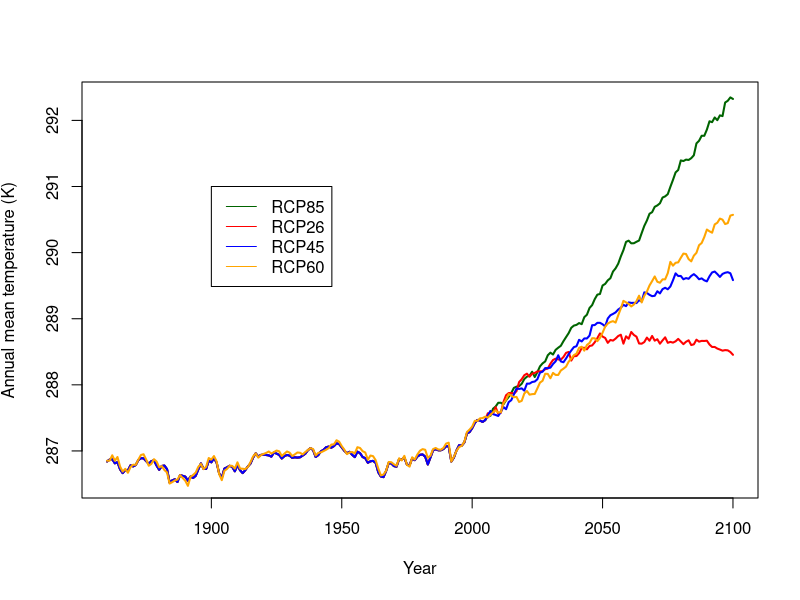
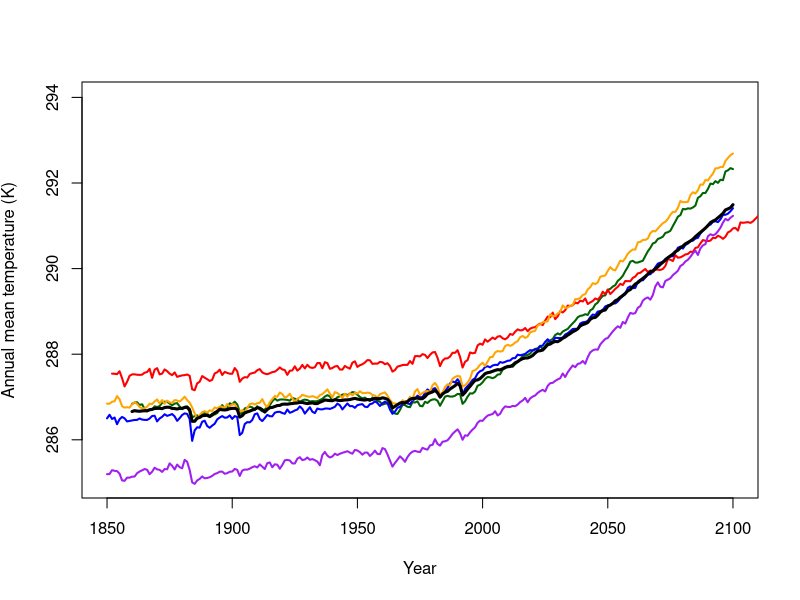

Source code (R) for these figures, in order: (Note: this script raises an error after producing the figures.)
#---
# title: "R Practical 3 - exploring RCP scenarios"

# Tom Matthews (Original author: Tom Pugh)
# 29.09.20
#---

# Remember, these practicals are your record of the operations and calculations
# that you have made. In this way, you have a recipe of all the operations to recreate a
# particular plot or number. This means that you can very quickly rerun it at
# any time, and more importantly, change and/or correct it and rerun it with
# very little effort. It will save you a lot of time in the long run!

# The aims of this practical are twofold:

# 1) Cement the R skills you need for the rest of this module.

# 2) Explore the implications of different climate scenarios for important climate variables such as temperature.


## Exploring global temperature changes ---

# In Practical 1 you made line plots of global CO2 equivalent concentrations for
# different RCPs.In this week's practical folder there are data for lots of different Global Climate
# Models. Lets set the working directory to this week's folder.

setwd("/home/jovyan/Earth_Systems_Practical3")

#As a first step you are going to make similar plots to those in Practical 1 to
#assess how the predictions of a specific GCM (HadGEM2-ES) vary for different
#RCP scenarios.

#Plot all the RCPs for HadGEM2-ES
tas_rcp85_hadgem = read.table("global_tas_Amon_HadGEM2-ES_rcp85_ave_annual.txt",header=TRUE,skip=1)

#We plot the first set of data using the plot() function
plot(x=tas_rcp85_hadgem$Year, y=tas_rcp85_hadgem$Temp.K., xlab="Year", 
     ylab=expression("Annual mean temperature (K)"), type='l', lwd=2, col="darkgreen")

#And then we can add on the other data to this plot using the lines() function. This should be
#familiar to you from the previous practicals.
tas_rcp26_hadgem = read.table("global_tas_Amon_HadGEM2-ES_rcp26_ave_annual.txt",header=TRUE,skip=1)

lines(x=tas_rcp26_hadgem$Year, y=tas_rcp26_hadgem$Temp.K.,col="red", type='l', lwd=2)

tas_rcp45_hadgem = read.table("global_tas_Amon_HadGEM2-ES_rcp45_ave_annual.txt",header=TRUE,skip=1)

lines(x=tas_rcp45_hadgem$Year, y=tas_rcp45_hadgem$Temp.K.,col="blue", type='l', lwd=2)

tas_rcp60_hadgem = read.table("global_tas_Amon_HadGEM2-ES_rcp60_ave_annual.txt",header=TRUE,skip=1)

lines(x=tas_rcp60_hadgem$Year, y=tas_rcp60_hadgem$Temp.K.,col="orange", type='l', lwd=2)

#we will also add a legend - we can do this by using the legend() function. The first two arguments
#tell the function where we want the legend to be (in relation to the x and y axis) and the other arguments
#relate to what we want the legend to show.
#As with all functions, use ?legend to bring up a full list of the arguments for the function and what they
#all do etc.

?legend

#Play around with the first two arguments to try and move the legend to the top left corner

legend(1900, 291, legend=c("RCP85", "RCP26", "RCP45", "RCP60"), 
       col=c("darkgreen", "red", "blue", "orange"), lty = 1)

#QUESTION: How do the predictions vary in terms of temperature changes for the different RCPs? 


#We can then have a look at how the predictions of different GCMs differ for the same RCP

#hadgem2-es
plot(x=tas_rcp85_hadgem$Year, y=tas_rcp85_hadgem$Temp.K., xlab="Year", 
     ylab=expression("Annual mean temperature (K)"), type='l', lwd=2, col="darkgreen",ylim=c(285,294),xlim=c(1850,2100))

#GISS
tas_rcp85_giss = read.table("global_tas_Amon_GISS-E2-R_rcp85_r1i1p1_annual.txt",header=TRUE,skip=1)
lines(x=tas_rcp85_giss$Year, y=tas_rcp85_giss$Temp.K.,col="red", type='l', lwd=2)

#CCSM4
tas_rcp85_ccsm = read.table("global_tas_Amon_CCSM4_rcp85_ave_annual.txt",header=TRUE,skip=1)
lines(x=tas_rcp85_ccsm$Year, y=tas_rcp85_ccsm$Temp.K.,col="blue", type='l', lwd=2)

#CanESM
tas_rcp85_canesm = read.table("global_tas_Amon_CanESM2_rcp85_ave_annual.txt",header=TRUE,skip=1)
lines(x=tas_rcp85_canesm$Year, y=tas_rcp85_canesm$Temp.K.,col="orange", type='l', lwd=2)

#IPSL
tas_rcp85_ipsl = read.table("global_tas_Amon_IPSL-CM5A-LR_rcp85_ave_annual.txt",header=TRUE,skip=1)
lines(x=tas_rcp85_ipsl$Year, y=tas_rcp85_ipsl$Temp.K.,col="purple", type='l', lwd=2)

#lets also plot an average (mean) of the different RCPs as black line
tas_rcp85_mean = read.table("global_tas_Amon_modmean_rcp85_000_annual.txt",header=TRUE,skip=1)
lines(x=tas_rcp85_mean$Year, y=tas_rcp85_mean$Temp.K.,col="black", type='l', lwd=3)

##CODE IT YOURSELF: have a go at adding a legend for this plot, using the legend code above
#as a guide

legend()

#QUESTION: how would you interpret this plot if you were summarizing it for a policy maker?


#We can also make other plots that can help us understand how global climate may change
#under different future scenarios. For example,

#What is the relationship between CO2 concentration and temperature for RCP85 and a particular GCM?

co2_conc_rcp85 <- read.table("RCP85_MIDYR_CONC_CO2.txt",header=TRUE)

plot(x=co2_conc_rcp85$CO2.ppm., y=tas_rcp85_ccsm$Temp.K., xlab="CO2 mixing ratio", 
     ylab=expression("Annual mean temperature (K)"), type='p', lwd=2, col="darkgreen")

#What about the relationship of CO2 emissions to temperature?

co2_emiss_rcp85 = read.table("RCP85_EMISSIONS_FOSSILCO2.txt",header=TRUE)

plot(x=co2_emiss_rcp85$FOSSILCO2.GtC.yr., y=tas_rcp85_ccsm$Temp.K., xlab="CO2 emissions", 
     ylab=expression("Annual mean temperature (K)"), type='p', lwd=2, col="darkgreen")

## Spatial Variation in Climate Predictions
# It's now time to look at how these changes play out spatially. In the
# working directory you will find netcdf files containing
# outputs from the HadGEM2-ES GCM. We will first read in and
# plot a map of global temperature ("tas", see the data catalogue for a list of
# what the filenames mean) for 1970-1999.

#we will do this using the same code as from last week's practical, so make sure
#to go through that if you have not already done so. Also, if anything is not clear
#go back and check through the notes from last week to refresh.

#these package should all be installed from last week but if they are not, remember
#to use install.packages("name") to install each one individually

#install.packages("ncdf4")

library("ncdf4")

library("fields")

library("viridis")

library("maps")

file_tas_hadgem_1970_1999 <- nc_open('tas_HadGEM2-ES_historical_r1i1p1_ext1970-1999_ann_mean_1deg.nc')

lat_hadgem_1970_1999 <- ncvar_get(nc=file_tas_hadgem_1970_1999, varid='lat')

lon_hadgem_1970_1999 <- ncvar_get(nc=file_tas_hadgem_1970_1999,varid='lon')

tas_hadgem_1970_1999 <- ncvar_get(nc=file_tas_hadgem_1970_1999, varid='tas')

nc_close(file_tas_hadgem_1970_1999)

image.plot(tas_hadgem_1970_1999)

#as we saw last week, the data are all upside down so we need to flip them again.

tas_hadgem_1970_1999_flip <- tas_hadgem_1970_1999[,180:1]

lat_hadgem_1970_1999_flip <- lat_hadgem_1970_1999[180:1]


image.plot(lon_hadgem_1970_1999, lat_hadgem_1970_1999_flip, tas_hadgem_1970_1999_flip, 
           col=viridis(256), xlab="", ylab="", main="Mean surface temperature, HagGEM2-ES, 1970-1999", 
           legend.lab="K", legend.line=4, legend.mar=7)

map(database = 'world', add = T, lwd=1.5)

#This should look like what we would expect for spatial variation in temperature across the globe. 
#Now read in the predicted future temperature data in the same way for one of the RCP scenarios
# for the years 2070-2099.

file_tas_hadgem_rcp85_2070_2099 <- nc_open('tas_HadGEM2-ES_rcp85_r1i1p1_ext2070-2099_ann_mean_1deg.nc')

lat_hadgem_rcp85_2070_2099=ncvar_get(nc=file_tas_hadgem_rcp85_2070_2099, varid='lat')

lon_hadgem_rcp85_2070_2099=ncvar_get(nc=file_tas_hadgem_rcp85_2070_2099,varid='lon')

tas_hadgem_rcp85_2070_2099 = ncvar_get(nc=file_tas_hadgem_rcp85_2070_2099, varid='tas')

nc_close(file_tas_hadgem_rcp85_2070_2099)

#flip the data again
tas_hadgem_rcp85_2070_2099_flip <- tas_hadgem_rcp85_2070_2099[,180:1]

lat_hadgem_rcp85_2070_2099_flip <- lat_hadgem_rcp85_2070_2099[180:1]

image.plot(lon_hadgem_rcp85_2070_2099, lat_hadgem_rcp85_2070_2099_flip, 
           tas_hadgem_rcp85_2070_2099_flip, col=viridis(256), xlab="", 
           ylab="", main="Mean surface temperature, HagGEM2-ES, RCP 8.5, 2070-2099", 
           legend.lab="K", legend.line=4, legend.mar=7)

map(database = 'world', add = T, lwd=1.5)


# CODE IT YOURSELF: Using the skills you learnt last week, have a go at calculating, and then plotting a map of, 
# how temperature differs between these two timeslices, i.e. between future (tas_hadgem_rcp85_2070_2099_flip) 
# and current (tas_hadgem_1970_1999_flip) temperature. Call the object temp_diff.

temp_diff <- 

image.plot()

map(database = 'world', add = T, lwd=1.5)

# QUESTION: How does the difference in temperature between 1970-1999 and 2070-2099 differ
# across space? How does this compare to the current spatial distribution of temperature?
# Which areas are warming up more than others? Make some notes below as comments.


# As we saw last week, we can focus in on particular regions as well as looking at the whole
# world. Lets first choose a region of particularly large temperature change. Remember that,
# although the longitude (x-axis) and latitude (y-axis) values range from -180 to 180 and -90 to 90,
# respectively, the row (longitudes) and columns (latitudes) of the temp_diff matrix start at 0. So,
# if we want to select the left part of the world (i.e. where Canada is located), lets say longitude values
# between -180 and 80 (bottom left corner and across by 100), we need to select rows 0 to 100. And then the same
# logic applies for latitude and columns in our temp_diff matrix. Knowing this, we can select a rough region for North
# Canada.

north_canada <- temp_diff[0:100, 150:180]

image.plot(north_canada, col=viridis(256))

#beware the colour scale will re-scale for each plot, so the legend with a colour bar range is important

#We can then calculate the mean temperature across just this region.

mean(north_canada)

#CODE IT YOURSELF: seeing how you subsetted out north canada, have a go yourself
#but this time select a region (e.g. the tropics in Central / South America)
#which is predicted to experience lower temperature change. Then calculate the
#mean temperature change for this region. Compare the mean with that for north
#Canada - does the value make sense? If so, you now have hard numbers to support
#the visual inferences that you were making above.




# An alternative to looking at the difference between the historical and future
# is to look at the difference map between two different RCPs for the same time
# period. In this way you can see the consequences for local temperature of
# different levels of global temperature change.


#lets load in the predicted future temperature for RCP 8.5 from the HadGEM2-ES GCM.
file_tas_hadgem_rcp85_2070_2099 <- nc_open('tas_HadGEM2-ES_rcp85_r1i1p1_ext2070-2099_ann_mean_1deg.nc')

lat_hadgem_rcp85_2070_2099=ncvar_get(nc=file_tas_hadgem_rcp85_2070_2099, varid='lat')

lon_hadgem_rcp85_2070_2099=ncvar_get(nc=file_tas_hadgem_rcp85_2070_2099,varid='lon')

tas_hadgem_rcp85_2070_2099 = ncvar_get(nc=file_tas_hadgem_rcp85_2070_2099, varid='tas')

nc_close(file_tas_hadgem_rcp85_2070_2099)

#flip the data as before
tas_hadgem_rcp85_2070_2099_flip <- tas_hadgem_rcp85_2070_2099[,180:1]

lat_hadgem_rcp85_2070_2099_flip <- lat_hadgem_rcp85_2070_2099[180:1]

image.plot(lon_hadgem_rcp85_2070_2099, lat_hadgem_rcp85_2070_2099_flip, 
           tas_hadgem_rcp85_2070_2099_flip, col=viridis(256), xlab="", 
           ylab="", main="Mean surface temperature, HagGEM2-ES, RCP 8.5, 2070-2099", 
           legend.lab="K", legend.line=4, legend.mar=7)

map(database = 'world', add = T, lwd=1.5)

#We can then load in the predicted future temperature for the same time period but based on RCP 2.6.
file_tas_hadgem_rcp26_2070_2099 <- nc_open('tas_HadGEM2-ES_rcp26_r1i1p1_ext2070-2099_ann_mean_1deg.nc')

lat_hadgem_rcp26_2070_2099=ncvar_get(nc=file_tas_hadgem_rcp26_2070_2099, varid='lat')

lon_hadgem_rcp26_2070_2099=ncvar_get(nc=file_tas_hadgem_rcp26_2070_2099,varid='lon')

tas_hadgem_rcp26_2070_2099 = ncvar_get(nc=file_tas_hadgem_rcp26_2070_2099, varid='tas')

nc_close(file_tas_hadgem_rcp26_2070_2099)

#flip the data as before
tas_hadgem_rcp26_2070_2099_flip <- tas_hadgem_rcp26_2070_2099[,180:1]

lat_hadgem_rcp26_2070_2099_flip <- lat_hadgem_rcp26_2070_2099[180:1]

image.plot(lon_hadgem_rcp26_2070_2099, lat_hadgem_rcp26_2070_2099_flip, 
           tas_hadgem_rcp26_2070_2099_flip, col=viridis(256), xlab="", 
           ylab="", main="Mean surface temperature, HagGEM2-ES, RCP 2.6, 2070-2099", 
           legend.lab="K", legend.line=4, legend.mar=7)

map(database = 'world', add = T, lwd=1.5)


#CODE IT YOURSELF: now as a final step, calculate the difference between the two and
#then plot these differences. 

tas_hadgem_diff <- 
        
image.plot()

map(database = 'world', add = T, lwd=1.5)

#QUESTION: where are the biggest differences in predicted future temperature based on the two
#RCPs? How does this match up with what you saw earlier regarding the regions predicted to experience
#the greatest temperature increases?


### And we are finished! ---
#Well done! You can now hopefully see how you can use R to help you understand current
#climate patterns, and interpret the predictions of future change from different
#GCMs. We have focused primarily on temperature in today's practical, but the same concepts
#apply for other climate variables, such as precipitation. In fact, any spatial variable
#can be modeled and mapped in the same way!
